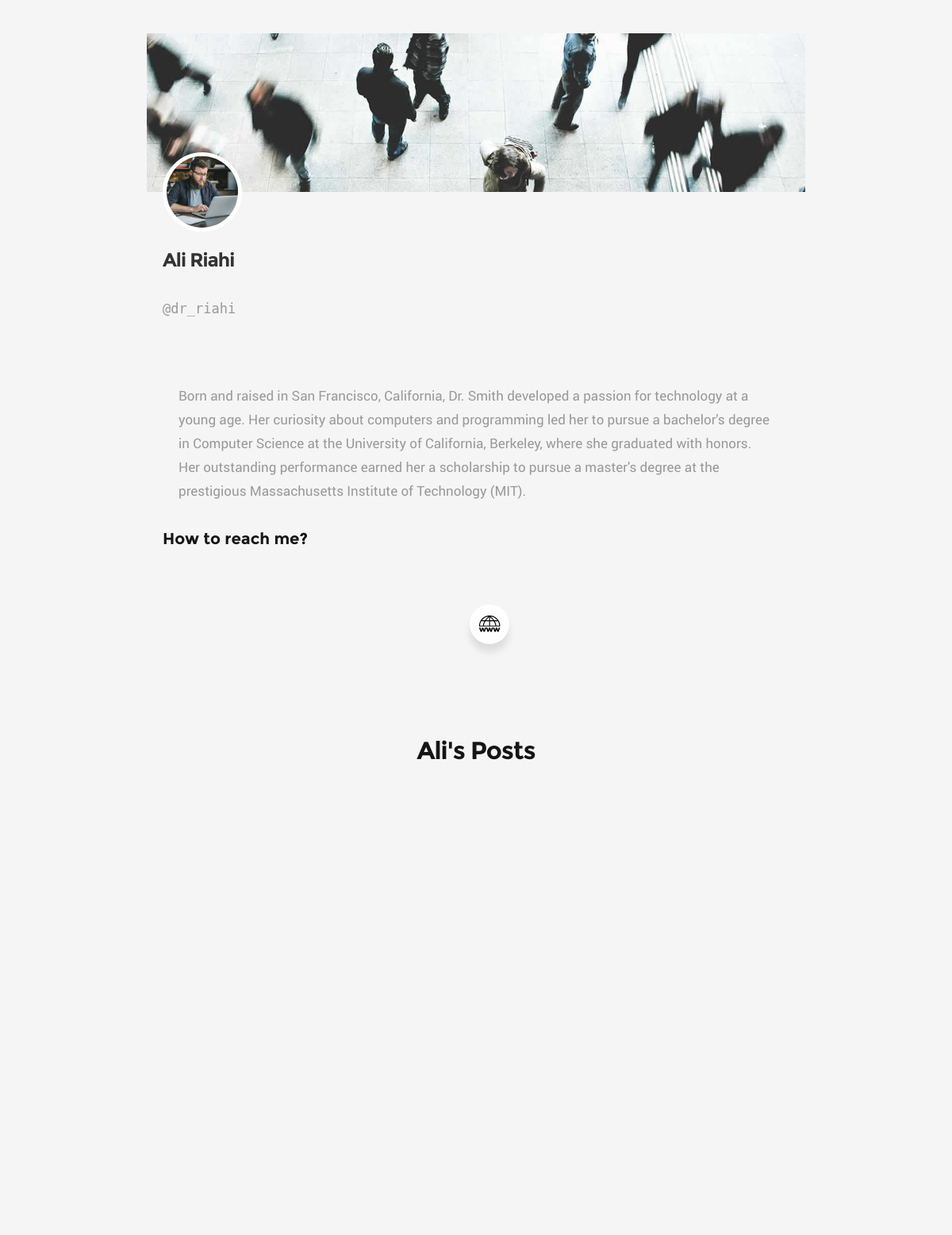
The app's page /members/dr_riahi/profile/ with its own data.
### blog/models.py (models this page shows, shortened)
class Profile(models.Model):
    user = models.OneToOneField(User, null=True, on_delete=models.CASCADE)  # Associate with User model
    bio = models.TextField(max_length=500)
    profile_pic = models.ImageField(null=True, blank=True, upload_to='images/profile/')
    website_link = models.CharField(max_length=255, null=True, blank=True)
    instagram_link = models.CharField(max_length=255, null=True, blank=True)
    twitter_link = models.CharField(max_length=255, null=True, blank=True)
    slug = models.SlugField(max_length=100, unique=True, blank=True)

### members/views.py (the view)
# urls.py: path('<slug:slug>/profile/', views.ShowProfileView.as_view(), name='show-profile-url'),
class ShowProfileView(generic.DetailView):
    model = Profile
    template_name = 'registration/user_profile.html'
    def get_context_data(self, **kwargs):
        context = super(ShowProfileView, self).get_context_data(**kwargs)
        the_user = get_object_or_404(Profile, slug=self.kwargs['slug'])
        context['the_user'] = the_user
        user_posts = Post.objects.filter(author=the_user.user)
        context.update({'user_posts': user_posts})
        return context

### members/templates/registration/user_profile.html (shortened to what this page needs)
{% extends '_layout.html' %}
{% load static %}
{% block content %}
    {% if the_user.user.profile.slug %}
        <section id="page-header">
            <div class="row current-cat">
                <div class="col-full">
                    <link rel="stylesheet" href="{% static 'profile/style.css' %}">
                    <link rel="stylesheet" href="{% static 'css/main.css' %}">
                    <div class="profile-header" style="background-image: url('{% static 'images/about-us.jpg' %}');">
                        {% if the_user.profile_pic %}
                            <div class="profile-picture">
                                <img src="{{ the_user.profile_pic.url }}" alt="{{ the_user.user.username }}">
                            </div>
                        {% else %}
                            <div class="profile-picture">
                                <img src="{% static 'images/ProfileDefault.webp' %}" alt="profile pic default">
                            </div>
                        {% endif %}
                    </div>
                    <div class="profile-details">
                        <h1>{{ the_user.user.first_name }} {{ the_user.user.last_name }}</h1>
                        <p class="username">@{{ the_user.user.username }}</p>
                        <p class="profile-details">{{ the_user.bio }}</p>
                        {% if the_user.website_link or the_user.instagram_link or the_user.twitter_link %}
                            <div class="profile-header">
                                <h3>How to reach me?</h3>
                                <ul class="wrapper">
                                    {% if the_user.website_link %}
                                        <li class="icon website">
                                            <a href="{{ the_user.website_link }}" style="color: black">
                                            </a>
                                        </li>
                                    {% endif %}
                                </ul>
                            </div>
                        {% endif %}
                    </div>
                </div>
            </div>
        </section>
        {% if user_posts %}
            <section id="page-header">
                <div class="row current-cat">
                    <div class="col-full">
                        <h1>{{ the_user.user.first_name }}'s Posts</h1>
                    </div>
                </div>
            </section>
            <section id="bricks">
                <div class="row masonry">
                    <div class="bricks-wrapper">
                    </div>
                </div>
            </section>
        {% endif %}
    {% else %}
        <h2>Please <a href="{% url 'create-profile-page-url' %}" style="color: darkseagreen">create your profile</a> to
            unlock too many
            options.</h2>
    {% endif %}
{% endblock %}

### static/css/base.css (style rules this page uses)
html { font-family: sans-serif; -ms-text-size-adjust: 100%; -webkit-text-size-adjust: 100%; }
body { margin: 0; }
article, aside, details, figcaption, figure, footer, header, hgroup, main, menu, nav, section, summary { display: block; }
a { background: transparent; }
h1 { font-size: 2em; margin: 0.67em 0; }
img { border: 0; }
svg:not(:root) { overflow: hidden; }
html { font-size: 62.5%; box-sizing: border-box; }
*, *::before, *::after { box-sizing: inherit; }
body { font-weight: normal; line-height: 1; text-rendering: optimizeLegibility; word-wrap: break-word; -webkit-overflow-scrolling: touch; -webkit-text-size-adjust: none; }
body, input, button { -moz-osx-font-smoothing: grayscale; -webkit-font-smoothing: antialiased; }
img, video { max-width: 100%; height: auto; }
div, dl, dt, dd, ul, ol, li, h1, h2, h3, h4, h5, h6, pre, form, p, blockquote, th, td { margin: 0; padding: 0; }
h1, h2, h3, h4, h5, h6 { -webkit-font-variant-ligatures: common-ligatures; -moz-font-variant-ligatures: common-ligatures; font-variant-ligatures: common-ligatures; text-rendering: optimizeLegibility; }
ol, ul { list-style: none; }
li { display: block; }
a { text-decoration: none; line-height: inherit; }
.row { width: 94%; max-width: 1170px; margin: 0 auto; }
.row:before, .row:after { content: ""; display: table; }
.row:after { clear: both; }
[class*="col-"], .bgrid { float: left; }
[class*="col-"] { padding: 0 20px; }
.col-twelve, .col-full { width: 100%; }

### static/css/main.css (style rules this page uses)
html { font-size: 10px; }
html, body { height: 100%; }
body { background: #f5f5f5; font-family: "roboto-regular", sans-serif; font-size: 1.7rem; line-height: 3rem; color: #111111; }
a, a:visited { color: #1237B1; border-bottom: 1px solid transparent; -moz-transition: all 0.4s ease-in-out; -o-transition: all 0.4s ease-in-out; -webkit-transition: all 0.4s ease-in-out; -ms-transition: all 0.4s ease-in-out; transition: all 0.4s ease-in-out; }
h1, h2, h3, h4, h5, h6, .h01, .h02, .h03, .h04, .h05, .h06 { font-family: "montserrat-bold", sans-serif; color: #151515; font-style: normal; text-rendering: optimizeLegibility; margin-bottom: 2.1rem; }
h3, .h03, h4, .h04 { margin-bottom: 1.8rem; }
h1, .h01 { font-size: 3.1rem; line-height: 1.35; letter-spacing: -.1rem; }
h3, .h03 { font-size: 2rem; line-height: 1.5; }
ul { list-style: disc; }
li { display: list-item; }
ol, ul { margin-left: 1.7rem; }
ul li { padding-left: .4rem; }
input, textarea, select, pre, blockquote, figure, table, p, ul, ol, dl, form, .fluid-video-wrapper, .ss-custom-select { margin-bottom: 3rem; }
#page-header { padding: 4.2rem 0 0 0; text-align: center; }
#page-header .row { max-width: 870px; }
#page-header h1 { margin-bottom: 3rem; }
#page-header p { color: #999999; }
#bricks { padding-top: 4.2rem; }
#bricks .masonry { max-width: 1440px; }
.bricks-wrapper:before, .bricks-wrapper:after { content: ""; display: table; }
.bricks-wrapper:after { clear: both; }

### static/profile/style.css (style rules this page uses)
body { font-family: Arial, sans-serif; background-color: #f4f4f4; margin: 0; padding: 0; }
.profile-header { position: relative; width: 100%; height: 200px; background-size: cover; background-position: center; }
.profile-picture { position: absolute; bottom: -50px; left: 20px; width: 100px; height: 100px; border: 5px solid white; border-radius: 50%; overflow: hidden; }
.profile-picture img { width: 100%; height: 100%; object-fit: cover; }
.profile-details { padding: 70px 20px 20px; text-align: left; }
.profile-details h1 { margin: 0; font-size: 24px; color: #333; }
.username { color: #666; font-family: 'Consolas', 'Menlo', 'DejaVu Sans Mono', 'Bitstream Vera Sans Mono', monospace; text-align: left; }
.profile-details p { color: #666; margin: 10px 0; }
.wrapper { display: inline-flex; list-style: none; height: 120px; width: 100%; padding-top: 40px; font-family: "Poppins", sans-serif; justify-content: center; }
.wrapper .icon { position: relative; background: #fff; border-radius: 50%; margin: 10px; width: 50px; height: 50px; font-size: 18px; display: flex; justify-content: center; align-items: center; flex-direction: column; box-shadow: 0 10px 10px rgba(0, 0, 0, 0.1); cursor: pointer; transition: all 0.2s cubic-bezier(0.68, -0.55, 0.265, 1.55); }

### records on screen
Profile: profile_pic (picture), user.first_name "Ali", user.last_name "Riahi", user.username "dr_riahi", bio "Born and raised in San Francisco, California, Dr. Smith developed a passion for technology at a young age. Her curiosity about computers and programming led her to pursue a bachelor's degree in Computer Science at the University of California, Berkeley, where she graduated with honors. Her outstanding performance earned her a scholarship to pursue a master's degree at the prestigious Massachusetts Institute of Technology (MIT)."
